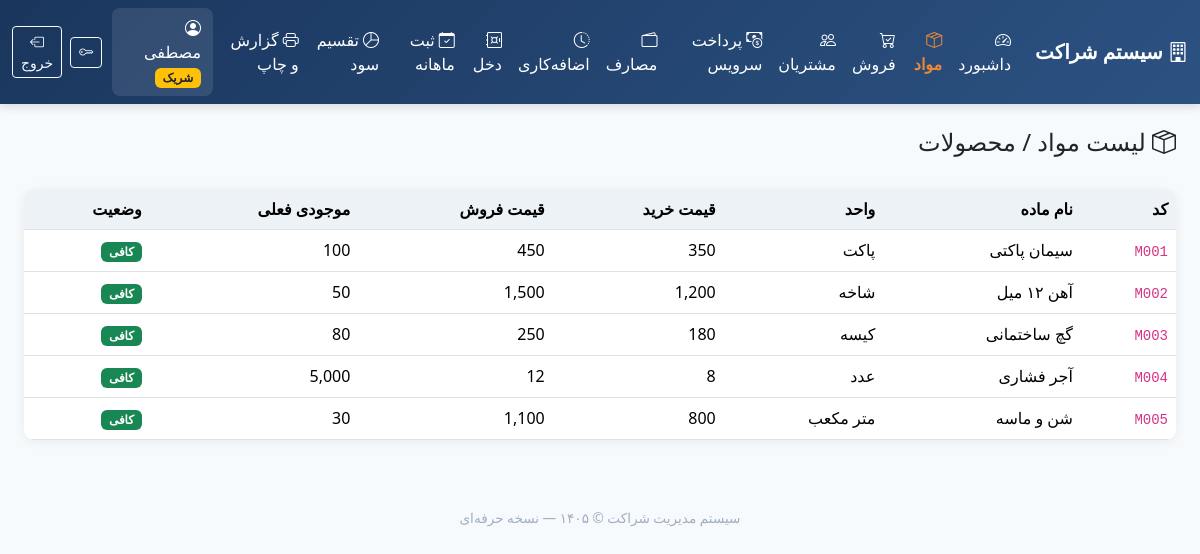
/products (signed in), run on the app's committed database.
### tables this page shows
CREATE TABLE users (
            id INTEGER PRIMARY KEY AUTOINCREMENT,
            username TEXT UNIQUE NOT NULL,
            password_hash TEXT NOT NULL,
            full_name TEXT NOT NULL,
            role TEXT NOT NULL CHECK(role IN ('admin', 'partner')),
            partner_code TEXT,
            photo TEXT,
            is_active INTEGER DEFAULT 1,
            created_at TEXT DEFAULT CURRENT_TIMESTAMP
        );

CREATE TABLE products (
            id INTEGER PRIMARY KEY AUTOINCREMENT,
            code TEXT UNIQUE NOT NULL,
            name TEXT NOT NULL,
            unit TEXT DEFAULT 'عدد',
            buy_price REAL DEFAULT 0,
            sell_price REAL DEFAULT 0,
            initial_stock REAL DEFAULT 0,
            description TEXT,
            is_active INTEGER DEFAULT 1,
            created_at TEXT DEFAULT CURRENT_TIMESTAMP
        );

### app.py (the view)
@app.route("/products")
@login_required
def products():
    conn = get_db()
    products = conn.execute("""
        SELECT p.*,
               p.initial_stock - COALESCE((SELECT SUM(quantity) FROM sales WHERE product_id = p.id), 0) as current_stock
        FROM products p
        WHERE p.is_active = 1
        ORDER BY p.code
    """).fetchall()
    conn.close()
    return render_template("products.html", products=products)

### app.py (called while the page is built, shortened)
def get_db():
    conn = sqlite3.connect(DB_PATH)
    conn.row_factory = sqlite3.Row
    try:
        conn.execute("PRAGMA foreign_keys = ON")
    except Exception:
        pass
    return conn

@login_manager.user_loader
def load_user(user_id):
    conn = get_db()
    row = conn.execute("SELECT * FROM users WHERE id = ?", (user_id,)).fetchone()
    conn.close()
    if row and row["is_active"]:
        return User(row["id"], row["username"], row["full_name"], row["role"], row["partner_code"], row["is_active"])
    return None

    @property
    def is_active(self):
        return self._active

    @property
    def is_admin(self):
        return self.role == "admin"

### templates/products.html (shortened to what this page needs)
{% extends "base.html" %}
{% block content %}
<div class="d-flex justify-content-between align-items-center mb-4">
    <h4><i class="bi bi-box-seam"></i> لیست مواد / محصولات</h4>
</div>
<div class="card">
    <div class="card-body p-0">
        <div class="table-responsive">
            <table class="table table-hover mb-0">
                <thead>
                    <tr>
                        <th>کد</th>
                        <th>نام ماده</th>
                        <th>واحد</th>
                        <th>قیمت خرید</th>
                        <th>قیمت فروش</th>
                        <th>موجودی فعلی</th>
                        <th>وضعیت</th>
                    </tr>
                </thead>
                <tbody>
                    {% for p in products %}
                    <tr>
                        <td><code>{{ p.code }}</code></td>
                        <td>{{ p.name }}</td>
                        <td>{{ p.unit }}</td>
                        <td>{{ "{:,.0f}".format(p.buy_price) }}</td>
                        <td>{{ "{:,.0f}".format(p.sell_price) }}</td>
                        <td class="{% if p.current_stock <= 0 %}low-stock{% elif p.current_stock < 10 %}text-warning{% endif %}">
                            {{ "{:,.0f}".format(p.current_stock) }}
                        </td>
                        <td>
                            {% if p.current_stock <= 0 %}
                                <span class="badge bg-danger">ناموجود</span>
                            {% elif p.current_stock < 10 %}
                                <span class="badge bg-warning text-dark">کم</span>
                            {% else %}
                                <span class="badge bg-success">کافی</span>
                            {% endif %}
                        </td>
                    </tr>
                    {% else %}
                    <tr><td colspan="8" class="text-center text-muted py-4">هنوز ماده‌ای ثبت نشده</td></tr>
                    {% endfor %}
                </tbody>
            </table>
        </div>
    </div>
</div>
{% endblock %}

### templates/base.html (shortened to what this page needs)
<!DOCTYPE html>
<html lang="fa" dir="rtl">
<head>
    <link href="https://cdn.jsdelivr.net/npm/bootstrap@5.3.3/dist/css/bootstrap.rtl.min.css" rel="stylesheet">
    <link href="https://cdn.jsdelivr.net/npm/bootstrap-icons@1.11.3/font/bootstrap-icons.min.css" rel="stylesheet">
</head>
<body>
    {% if current_user.is_authenticated %}
    <nav class="navbar navbar-expand-lg navbar-dark sticky-top">
        <div class="container-fluid">
            <a class="navbar-brand fw-bold" href="{{ url_for('dashboard') }}">
                <i class="bi bi-building"></i> سیستم شراکت
            </a>
            <div class="collapse navbar-collapse" id="nav">
                <ul class="navbar-nav me-auto mb-2 mb-lg-0">
                    <li class="nav-item">
                        <a class="nav-link {% if request.endpoint == 'dashboard' %}active{% endif %}" href="{{ url_for('dashboard') }}">
                            <i class="bi bi-speedometer2"></i> داشبورد
                        </a>
                    </li>
                    <li class="nav-item">
                        <a class="nav-link {% if request.endpoint == 'products' %}active{% endif %}" href="{{ url_for('products') }}">
                            <i class="bi bi-box-seam"></i> مواد
                        </a>
                    </li>
                    <li class="nav-item">
                        <a class="nav-link {% if request.endpoint == 'sales' %}active{% endif %}" href="{{ url_for('sales') }}">
                            <i class="bi bi-cart-check"></i> فروش
                        </a>
                    </li>
                    <li class="nav-item">
                        <a class="nav-link {% if request.endpoint == 'customers' %}active{% endif %}" href="{{ url_for('customers') }}">
                            <i class="bi bi-people"></i> مشتریان
                        </a>
                    </li>
                    <li class="nav-item">
                        <a class="nav-link {% if request.endpoint == 'payments' %}active{% endif %}" href="{{ url_for('payments') }}">
                            <i class="bi bi-cash-coin"></i> پرداخت سرویس
                        </a>
                    </li>
                    <li class="nav-item">
                        <a class="nav-link {% if request.endpoint == 'expenses' %}active{% endif %}" href="{{ url_for('expenses') }}">
                            <i class="bi bi-wallet2"></i> مصارف
                        </a>
                    </li>
                    <li class="nav-item">
                        <a class="nav-link {% if request.endpoint == 'overtime' %}active{% endif %}" href="{{ url_for('overtime') }}">
                            <i class="bi bi-clock-history"></i> اضافه‌کاری
                        </a>
                    </li>
                    <li class="nav-item">
                        <a class="nav-link {% if request.endpoint == 'cash' %}active{% endif %}" href="{{ url_for('cash') }}">
                            <i class="bi bi-safe"></i> دخل
                        </a>
                    </li>
                    <li class="nav-item">
                        <a class="nav-link {% if request.endpoint == 'monthly' %}active{% endif %}" href="{{ url_for('monthly') }}">
                            <i class="bi bi-calendar-check"></i> ثبت ماهانه
                        </a>
                    </li>
                    <li class="nav-item">
                        <a class="nav-link {% if request.endpoint == 'profit' %}active{% endif %}" href="{{ url_for('profit') }}">
                            <i class="bi bi-pie-chart"></i> تقسیم سود
                        </a>
                    </li>
                    <li class="nav-item">
                        <a class="nav-link {% if request.endpoint == 'reports' %}active{% endif %}" href="{{ url_for('reports') }}">
                            <i class="bi bi-printer"></i> گزارش و چاپ
                        </a>
                    </li>
                </ul>
                <div class="d-flex align-items-center text-white">
                    <div class="sidebar-user">
                        <i class="bi bi-person-circle"></i>
                        {{ current_user.full_name }}
                        <span class="badge bg-warning text-dark badge-role">{{ 'ادمین' if current_user.is_admin else 'شریک' }}</span>
                    </div>
                    <a href="{{ url_for('change_password') }}" class="btn btn-sm btn-outline-light me-2" title="تغییر رمز">
                        <i class="bi bi-key"></i>
                    </a>
                    <a href="{{ url_for('logout') }}" class="btn btn-sm btn-outline-light">
                        <i class="bi bi-box-arrow-left"></i> خروج
                    </a>
                </div>
            </div>
        </div>
    </nav>
    {% endif %}
    <main class="container-fluid py-4 px-3 px-md-4">
        {% block content %}{% endblock %}
    </main>
    <footer>
        سیستم مدیریت شراکت &copy; ۱۴۰۵ — نسخه حرفه‌ای
    </footer>
</body>
</html>

### templates/base.html (style rules this page uses)
:root { --primary: #1a365d; --primary-light: #2c5282; --accent: #ed8936; --success: #38a169; --bg: #f7fafc; }
body { font-family: 'Tahoma', 'Segoe UI', Tahoma, sans-serif; background: var(--bg); min-height: 100vh; }
.navbar { background: linear-gradient(135deg, var(--primary), var(--primary-light)) !important; box-shadow: 0 2px 10px rgba(0,0,0,0.15); }
.navbar-brand, .nav-link { color: #fff !important; }
.nav-link.active { color: var(--accent) !important; font-weight: bold; }
.card { border: none; border-radius: 12px; box-shadow: 0 2px 12px rgba(0,0,0,0.06); margin-bottom: 1.25rem; }
.table th { background: #edf2f7; font-weight: 600; white-space: nowrap; }
.badge-role { font-size: 0.75rem; }
.sidebar-user { background: rgba(255,255,255,0.1); border-radius: 8px; padding: 8px 12px; margin-left: 10px; }
footer { text-align: center; padding: 1.5rem; color: #a0aec0; font-size: 0.85rem; }
.table-responsive { border-radius: 10px; }

### data on the page
users: full_name "مصطفی"
products: code "M001", name "سیمان پاکتی", unit "پاکت", buy_price "350", sell_price "450", current_stock "100"
products: code "M002", name "آهن ۱۲ میل", unit "شاخه", buy_price "1,200", sell_price "1,500", current_stock "50"
products: code "M003", name "گچ ساختمانی", unit "کیسه", buy_price "180", sell_price "250", current_stock "80"
products: code "M004", name "آجر فشاری", unit "عدد", buy_price "8", sell_price "12", current_stock "5,000"
products: code "M005", name "شن و ماسه", unit "متر مکعب", buy_price "800", sell_price "1,100", current_stock "30"

### other printed values
{{ 'ادمین' if current_user.is_admin else 'شریک' }} "شریک"
